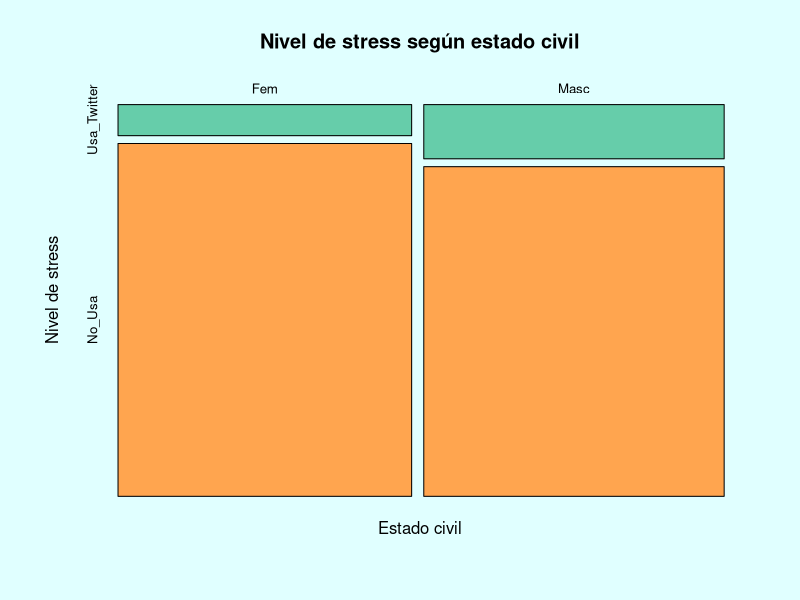

Reproduce this figure in R.
CantTwitter<-c(14,25)
CantNoTwitter<-c(159,152)
Tab<-as.table(rbind(CantTwitter,CantNoTwitter))
dimnames(Tab)<-list(Stress=c("Usa_Twitter","No_Usa"),Sexo=c("Fem","Masc"))
Tab

# 1. Representar gráficamente esta información e interpretar el gráfico
par(bg="lightcyan")
mosaicplot(t(Tab),col=c("aquamarine3","tan1"),main="Nivel de stress según estado civil",ylab="Nivel de stress",xlab="Estado civil",
           cex=0.8)

# 2. Obtener los porcentajes por filas y comparar las diferentes zonas.

#no entiendo si es esto lo que pide
Tab1<-Tab[,-1]
chisq.test(Tab1)

Tab2<-Tab[,-2]
chisq.test(Tab2)

# 3. Obtener los porcentajes por uso y comparar las diferentes usos.

# 4. Calcular las frecuencias esperadas bajo independencia y compararlas con las observadas.
chisq.test(Tab)

chisq.test(Tab)$expected
chisq.test(Tab)$residuals

# 5. ¿Sugieren estos datos que existe diferencia de proporciones entre mujeres y hombres que 
# acceden o no a Twitter? (Considerar α = 0.05.)

chisq.test(Tab)$p.value
# No hay evidencia suficiente (p~0.1)

